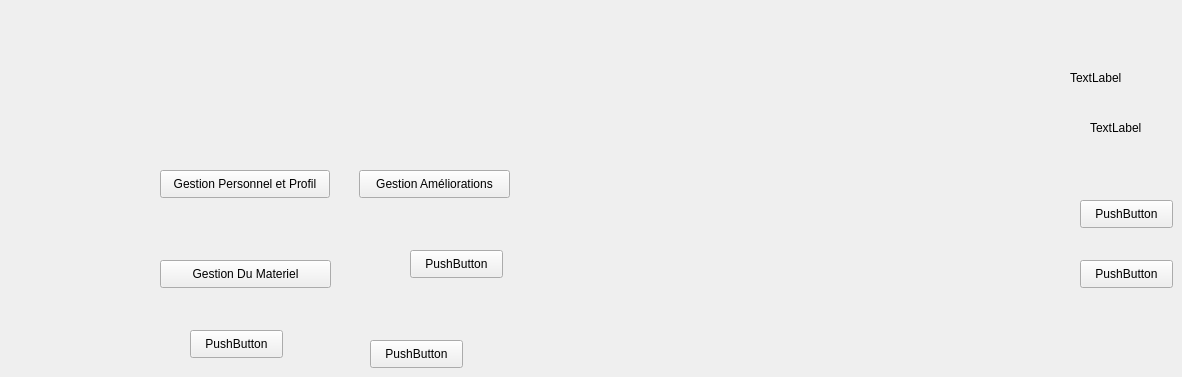
      <widget class="QWidget" name="page_10">
       <widget class="QLabel" name="label_10">
        <property name="geometry">
         <rect>
          <x>1070</x>
          <y>70</y>
          <width>56</width>
          <height>16</height>
         </rect>
        </property>
        <property name="text">
         <string>TextLabel</string>
        </property>
       </widget>
       <widget class="QLabel" name="label_58">
        <property name="geometry">
         <rect>
          <x>1090</x>
          <y>120</y>
          <width>56</width>
          <height>16</height>
         </rect>
        </property>
        <property name="text">
         <string>TextLabel</string>
        </property>
       </widget>
       <widget class="QPushButton" name="pushButton_4">
        <property name="geometry">
         <rect>
          <x>1080</x>
          <y>200</y>
          <width>93</width>
          <height>28</height>
         </rect>
        </property>
        <property name="text">
         <string>PushButton</string>
        </property>
       </widget>
       <widget class="QPushButton" name="pushButton_7">
        <property name="geometry">
         <rect>
          <x>1080</x>
          <y>260</y>
          <width>93</width>
          <height>28</height>
         </rect>
        </property>
        <property name="text">
         <string>PushButton</string>
        </property>
       </widget>
       <widget class="QPushButton" name="gestionPersonnelProfil_2">
        <property name="geometry">
         <rect>
          <x>160</x>
          <y>170</y>
          <width>170</width>
          <height>28</height>
         </rect>
        </property>
        <property name="text">
         <string>Gestion Personnel et Profil</string>
        </property>
       </widget>
       <widget class="QPushButton" name="gestionAmeliorations_2">
        <property name="geometry">
         <rect>
          <x>359</x>
          <y>170</y>
          <width>151</width>
          <height>28</height>
         </rect>
        </property>
        <property name="text">
         <string>Gestion Améliorations</string>
        </property>
       </widget>
       <widget class="QPushButton" name="pushButton_gestion_materiel_2">
        <property name="geometry">
         <rect>
          <x>160</x>
          <y>260</y>
          <width>171</width>
          <height>28</height>
         </rect>
        </property>
        <property name="text">
         <string>Gestion Du Materiel</string>
        </property>
       </widget>
       <widget class="QPushButton" name="pushButton_12">
        <property name="geometry">
         <rect>
          <x>410</x>
          <y>250</y>
          <width>93</width>
          <height>28</height>
         </rect>
        </property>
        <property name="text">
         <string>PushButton</string>
        </property>
       </widget>
       <widget class="QPushButton" name="pushButton_13">
        <property name="geometry">
         <rect>
          <x>190</x>
          <y>330</y>
          <width>93</width>
          <height>28</height>
         </rect>
        </property>
        <property name="text">
         <string>PushButton</string>
        </property>
       </widget>
       <widget class="QPushButton" name="pushButton_14">
        <property name="geometry">
         <rect>
          <x>370</x>
          <y>340</y>
          <width>93</width>
          <height>28</height>
         </rect>
        </property>
        <property name="text">
         <string>PushButton</string>
        </property>
       </widget>
      </widget>
